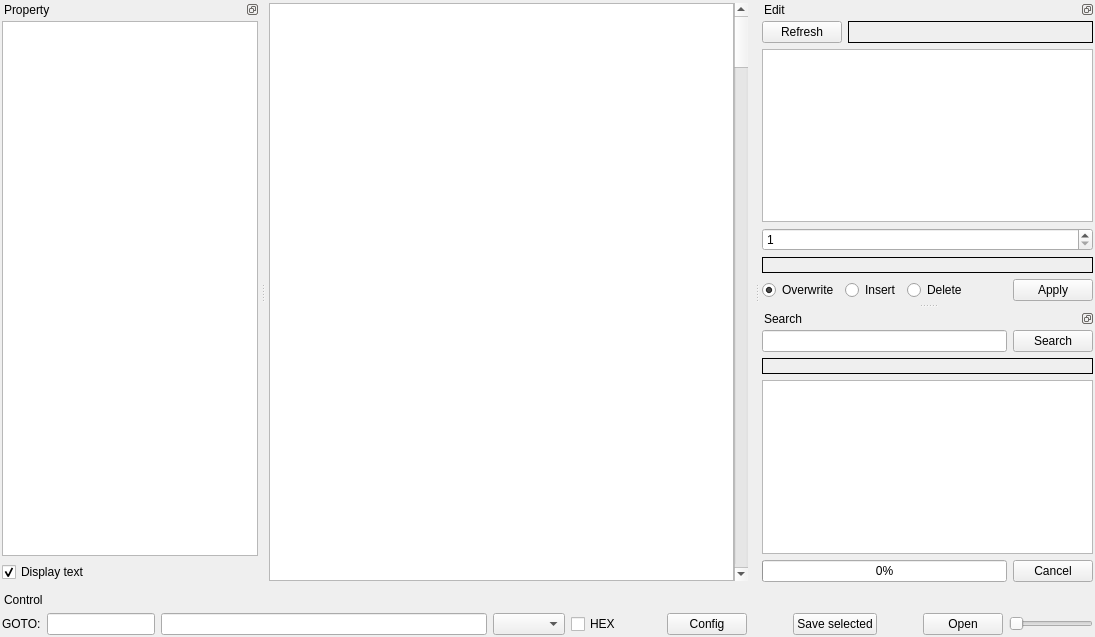
<?xml version="1.0" encoding="UTF-8"?>
<ui version="4.0">
 <class>MainWindow</class>
 <widget class="QMainWindow" name="MainWindow">
  <property name="geometry">
   <rect>
    <x>0</x>
    <y>0</y>
    <width>1095</width>
    <height>637</height>
   </rect>
  </property>
  <property name="windowTitle">
   <string>HexEditor</string>
  </property>
  <widget class="QWidget" name="centralWidget">
   <property name="sizePolicy">
    <sizepolicy hsizetype="Expanding" vsizetype="Expanding">
     <horstretch>0</horstretch>
     <verstretch>0</verstretch>
    </sizepolicy>
   </property>
   <layout class="QHBoxLayout" name="horizontalLayout_6">
    <property name="spacing">
     <number>0</number>
    </property>
    <property name="leftMargin">
     <number>3</number>
    </property>
    <property name="topMargin">
     <number>3</number>
    </property>
    <property name="rightMargin">
     <number>6</number>
    </property>
    <property name="bottomMargin">
     <number>3</number>
    </property>
    <item>
     <widget class="CHexViewCustom" name="hexView">
      <property name="contextMenuPolicy">
       <enum>Qt::NoContextMenu</enum>
      </property>
      <property name="verticalScrollBarPolicy">
       <enum>Qt::ScrollBarAlwaysOff</enum>
      </property>
      <property name="sizeAdjustPolicy">
       <enum>QAbstractScrollArea::AdjustIgnored</enum>
      </property>
      <property name="editTriggers">
       <set>QAbstractItemView::NoEditTriggers</set>
      </property>
      <property name="dragDropOverwriteMode">
       <bool>false</bool>
      </property>
      <property name="alternatingRowColors">
       <bool>true</bool>
      </property>
      <property name="selectionMode">
       <enum>QAbstractItemView::ContiguousSelection</enum>
      </property>
      <property name="wordWrap">
       <bool>false</bool>
      </property>
      <property name="cornerButtonEnabled">
       <bool>false</bool>
      </property>
     </widget>
    </item>
    <item>
     <widget class="QScrollBar" name="verticalScrollBarHexView">
      <property name="orientation">
       <enum>Qt::Vertical</enum>
      </property>
     </widget>
    </item>
   </layout>
  </widget>
  <widget class="QDockWidget" name="dockWidget_page_edit">
   <property name="features">
    <set>QDockWidget::DockWidgetFloatable|QDockWidget::DockWidgetMovable</set>
   </property>
   <property name="allowedAreas">
    <set>Qt::LeftDockWidgetArea|Qt::RightDockWidgetArea|Qt::TopDockWidgetArea</set>
   </property>
   <property name="windowTitle">
    <string>Edit</string>
   </property>
   <attribute name="dockWidgetArea">
    <number>2</number>
   </attribute>
   <widget class="QWidget" name="dockWidgetContents_edit">
    <layout class="QVBoxLayout" name="verticalLayout">
     <property name="leftMargin">
      <number>2</number>
     </property>
     <property name="topMargin">
      <number>2</number>
     </property>
     <property name="rightMargin">
      <number>2</number>
     </property>
     <property name="bottomMargin">
      <number>2</number>
     </property>
     <item>
      <layout class="QHBoxLayout" name="horizontalLayout_2">
       <item>
        <widget class="QPushButton" name="pushButton_update_position">
         <property name="toolTip">
          <string>Refresh</string>
         </property>
         <property name="text">
          <string>Refresh</string>
         </property>
         <property name="icon">
          <iconset resource="hexeditor.qrc">
           <normaloff>:/data/synchronize.png</normaloff>:/data/synchronize.png</iconset>
         </property>
        </widget>
       </item>
       <item>
        <widget class="QLabel" name="label_operationInfo">
         <property name="sizePolicy">
          <sizepolicy hsizetype="MinimumExpanding" vsizetype="Preferred">
           <horstretch>0</horstretch>
           <verstretch>0</verstretch>
          </sizepolicy>
         </property>
         <property name="frameShape">
          <enum>QFrame::Box</enum>
         </property>
         <property name="text">
          <string/>
         </property>
         <property name="textFormat">
          <enum>Qt::PlainText</enum>
         </property>
         <property name="wordWrap">
          <bool>true</bool>
         </property>
         <property name="textInteractionFlags">
          <set>Qt::TextSelectableByKeyboard|Qt::TextSelectableByMouse</set>
         </property>
        </widget>
       </item>
      </layout>
     </item>
     <item>
      <widget class="QPlainTextEdit" name="textDataEditor"/>
     </item>
     <item>
      <widget class="QSpinBox" name="spinBox_bytesCountToDelete">
       <property name="minimum">
        <number>1</number>
       </property>
       <property name="maximum">
        <number>10000</number>
       </property>
      </widget>
     </item>
     <item>
      <widget class="QLabel" name="label_edit_info">
       <property name="frameShape">
        <enum>QFrame::Box</enum>
       </property>
       <property name="text">
        <string/>
       </property>
       <property name="textFormat">
        <enum>Qt::PlainText</enum>
       </property>
       <property name="wordWrap">
        <bool>true</bool>
       </property>
       <property name="textInteractionFlags">
        <set>Qt::TextSelectableByKeyboard|Qt::TextSelectableByMouse</set>
       </property>
      </widget>
     </item>
     <item>
      <layout class="QHBoxLayout" name="horizontalLayout_3">
       <item>
        <widget class="QRadioButton" name="radioButton_overwrite">
         <property name="text">
          <string>Overwrite</string>
         </property>
         <property name="checked">
          <bool>true</bool>
         </property>
         <attribute name="buttonGroup">
          <string notr="true">buttonGroup_EditOverwrite</string>
         </attribute>
        </widget>
       </item>
       <item>
        <widget class="QRadioButton" name="radioButton_insert">
         <property name="text">
          <string>Insert</string>
         </property>
         <property name="checked">
          <bool>false</bool>
         </property>
         <attribute name="buttonGroup">
          <string notr="true">buttonGroup_EditOverwrite</string>
         </attribute>
        </widget>
       </item>
       <item>
        <widget class="QRadioButton" name="radioButton_delete">
         <property name="text">
          <string>Delete</string>
         </property>
         <property name="checked">
          <bool>false</bool>
         </property>
         <attribute name="buttonGroup">
          <string notr="true">buttonGroup_EditOverwrite</string>
         </attribute>
        </widget>
       </item>
       <item>
        <spacer name="horizontalSpacer_4">
         <property name="orientation">
          <enum>Qt::Horizontal</enum>
         </property>
         <property name="sizeType">
          <enum>QSizePolicy::Expanding</enum>
         </property>
         <property name="sizeHint" stdset="0">
          <size>
           <width>40</width>
           <height>20</height>
          </size>
         </property>
        </spacer>
       </item>
       <item>
        <widget class="QPushButton" name="pushButton_apply">
         <property name="sizePolicy">
          <sizepolicy hsizetype="Fixed" vsizetype="Fixed">
           <horstretch>0</horstretch>
           <verstretch>0</verstretch>
          </sizepolicy>
         </property>
         <property name="text">
          <string>Apply</string>
         </property>
        </widget>
       </item>
      </layout>
     </item>
    </layout>
   </widget>
  </widget>
  <widget class="QDockWidget" name="dockWidget_search">
   <property name="features">
    <set>QDockWidget::DockWidgetFloatable|QDockWidget::DockWidgetMovable</set>
   </property>
   <property name="allowedAreas">
    <set>Qt::LeftDockWidgetArea|Qt::RightDockWidgetArea|Qt::TopDockWidgetArea</set>
   </property>
   <property name="windowTitle">
    <string>Search</string>
   </property>
   <attribute name="dockWidgetArea">
    <number>2</number>
   </attribute>
   <widget class="QWidget" name="dockWidgetContents_3">
    <layout class="QVBoxLayout" name="verticalLayout_2">
     <property name="leftMargin">
      <number>2</number>
     </property>
     <property name="topMargin">
      <number>2</number>
     </property>
     <property name="rightMargin">
      <number>2</number>
     </property>
     <property name="bottomMargin">
      <number>2</number>
     </property>
     <item>
      <layout class="QHBoxLayout" name="horizontalLayout_4">
       <item>
        <widget class="QLineEdit" name="lineEdit_searchtext">
         <property name="inputMask">
          <string notr="true"/>
         </property>
         <property name="maxLength">
          <number>64</number>
         </property>
         <property name="placeholderText">
          <string notr="true"/>
         </property>
         <property name="clearButtonEnabled">
          <bool>true</bool>
         </property>
        </widget>
       </item>
       <item>
        <widget class="QPushButton" name="pushButton_search">
         <property name="text">
          <string>Search</string>
         </property>
        </widget>
       </item>
      </layout>
     </item>
     <item>
      <widget class="QLabel" name="label_search_info">
       <property name="frameShape">
        <enum>QFrame::Box</enum>
       </property>
       <property name="text">
        <string/>
       </property>
       <property name="textFormat">
        <enum>Qt::PlainText</enum>
       </property>
       <property name="wordWrap">
        <bool>true</bool>
       </property>
       <property name="textInteractionFlags">
        <set>Qt::TextSelectableByKeyboard|Qt::TextSelectableByMouse</set>
       </property>
      </widget>
     </item>
     <item>
      <widget class="QTreeView" name="treeView_searchResult">
       <property name="editTriggers">
        <set>QAbstractItemView::NoEditTriggers</set>
       </property>
       <property name="showDropIndicator" stdset="0">
        <bool>false</bool>
       </property>
      </widget>
     </item>
     <item>
      <layout class="QHBoxLayout" name="horizontalLayout_5">
       <item>
        <widget class="QProgressBar" name="progressBar_search">
         <property name="value">
          <number>0</number>
         </property>
        </widget>
       </item>
       <item>
        <widget class="QPushButton" name="pushButton_abortSearch">
         <property name="text">
          <string>Cancel</string>
         </property>
        </widget>
       </item>
      </layout>
     </item>
    </layout>
   </widget>
  </widget>
  <widget class="QDockWidget" name="dockWidget_propertyView">
   <property name="features">
    <set>QDockWidget::DockWidgetFloatable|QDockWidget::DockWidgetMovable</set>
   </property>
   <property name="allowedAreas">
    <set>Qt::LeftDockWidgetArea|Qt::RightDockWidgetArea|Qt::TopDockWidgetArea</set>
   </property>
   <property name="windowTitle">
    <string>Property</string>
   </property>
   <attribute name="dockWidgetArea">
    <number>1</number>
   </attribute>
   <widget class="QWidget" name="dockWidgetContents">
    <layout class="QVBoxLayout" name="verticalLayout_4">
     <property name="leftMargin">
      <number>2</number>
     </property>
     <property name="topMargin">
      <number>2</number>
     </property>
     <property name="rightMargin">
      <number>2</number>
     </property>
     <property name="bottomMargin">
      <number>2</number>
     </property>
     <item>
      <widget class="QTreeView" name="propertyView">
       <property name="sizePolicy">
        <sizepolicy hsizetype="Expanding" vsizetype="Expanding">
         <horstretch>0</horstretch>
         <verstretch>0</verstretch>
        </sizepolicy>
       </property>
       <property name="editTriggers">
        <set>QAbstractItemView::AllEditTriggers</set>
       </property>
       <property name="showDropIndicator" stdset="0">
        <bool>false</bool>
       </property>
      </widget>
     </item>
     <item>
      <widget class="QCheckBox" name="checkBox_displayDecodedText">
       <property name="text">
        <string>Display text</string>
       </property>
       <property name="checked">
        <bool>true</bool>
       </property>
      </widget>
     </item>
    </layout>
   </widget>
  </widget>
  <widget class="QDockWidget" name="dockWidget_control">
   <property name="sizePolicy">
    <sizepolicy hsizetype="Preferred" vsizetype="Fixed">
     <horstretch>0</horstretch>
     <verstretch>0</verstretch>
    </sizepolicy>
   </property>
   <property name="features">
    <set>QDockWidget::NoDockWidgetFeatures</set>
   </property>
   <property name="allowedAreas">
    <set>Qt::NoDockWidgetArea</set>
   </property>
   <property name="windowTitle">
    <string>Control</string>
   </property>
   <attribute name="dockWidgetArea">
    <number>8</number>
   </attribute>
   <widget class="QWidget" name="dockWidgetContents_control">
    <property name="sizePolicy">
     <sizepolicy hsizetype="Preferred" vsizetype="Fixed">
      <horstretch>0</horstretch>
      <verstretch>0</verstretch>
     </sizepolicy>
    </property>
    <layout class="QHBoxLayout" name="horizontalLayout">
     <property name="spacing">
      <number>6</number>
     </property>
     <property name="leftMargin">
      <number>2</number>
     </property>
     <property name="topMargin">
      <number>4</number>
     </property>
     <property name="rightMargin">
      <number>2</number>
     </property>
     <property name="bottomMargin">
      <number>2</number>
     </property>
     <item>
      <widget class="QLabel" name="label">
       <property name="sizePolicy">
        <sizepolicy hsizetype="Preferred" vsizetype="Fixed">
         <horstretch>0</horstretch>
         <verstretch>0</verstretch>
        </sizepolicy>
       </property>
       <property name="text">
        <string>GOTO:</string>
       </property>
      </widget>
     </item>
     <item>
      <widget class="QLineEdit" name="lineEdit_goto">
       <property name="sizePolicy">
        <sizepolicy hsizetype="Minimum" vsizetype="Fixed">
         <horstretch>0</horstretch>
         <verstretch>0</verstretch>
        </sizepolicy>
       </property>
       <property name="minimumSize">
        <size>
         <width>86</width>
         <height>0</height>
        </size>
       </property>
       <property name="inputMask">
        <string notr="true"/>
       </property>
       <property name="maxLength">
        <number>32</number>
       </property>
       <property name="placeholderText">
        <string notr="true"/>
       </property>
      </widget>
     </item>
     <item>
      <widget class="QLineEdit" name="lineEdit_info">
       <property name="sizePolicy">
        <sizepolicy hsizetype="MinimumExpanding" vsizetype="Fixed">
         <horstretch>0</horstretch>
         <verstretch>0</verstretch>
        </sizepolicy>
       </property>
       <property name="readOnly">
        <bool>true</bool>
       </property>
      </widget>
     </item>
     <item>
      <widget class="QComboBox" name="comboBox_textcodec">
       <property name="toolTip">
        <string>set &quot;text encoding&quot; for &quot;EDIT&quot; and &quot;SEARCH&quot;</string>
       </property>
      </widget>
     </item>
     <item>
      <widget class="QCheckBox" name="checkBox_hexCoded">
       <property name="toolTip">
        <string>set &quot;TEXT&quot; or &quot;HEX&quot; mode for &quot;EDIT&quot; and &quot;SEARCH&quot;</string>
       </property>
       <property name="text">
        <string>HEX</string>
       </property>
      </widget>
     </item>
     <item>
      <spacer name="horizontalSpacer_5">
       <property name="orientation">
        <enum>Qt::Horizontal</enum>
       </property>
       <property name="sizeType">
        <enum>QSizePolicy::Fixed</enum>
       </property>
       <property name="sizeHint" stdset="0">
        <size>
         <width>40</width>
         <height>20</height>
        </size>
       </property>
      </spacer>
     </item>
     <item>
      <widget class="QPushButton" name="pushButton_config">
       <property name="sizePolicy">
        <sizepolicy hsizetype="Fixed" vsizetype="Fixed">
         <horstretch>0</horstretch>
         <verstretch>0</verstretch>
        </sizepolicy>
       </property>
       <property name="text">
        <string>Config</string>
       </property>
      </widget>
     </item>
     <item>
      <spacer name="horizontalSpacer_2">
       <property name="orientation">
        <enum>Qt::Horizontal</enum>
       </property>
       <property name="sizeType">
        <enum>QSizePolicy::Fixed</enum>
       </property>
       <property name="sizeHint" stdset="0">
        <size>
         <width>40</width>
         <height>20</height>
        </size>
       </property>
      </spacer>
     </item>
     <item>
      <widget class="QPushButton" name="pushButton_SaveSelected">
       <property name="sizePolicy">
        <sizepolicy hsizetype="Fixed" vsizetype="Fixed">
         <horstretch>0</horstretch>
         <verstretch>0</verstretch>
        </sizepolicy>
       </property>
       <property name="toolTip">
        <string/>
       </property>
       <property name="text">
        <string>Save selected</string>
       </property>
      </widget>
     </item>
     <item>
      <spacer name="horizontalSpacer">
       <property name="orientation">
        <enum>Qt::Horizontal</enum>
       </property>
       <property name="sizeType">
        <enum>QSizePolicy::Fixed</enum>
       </property>
       <property name="sizeHint" stdset="0">
        <size>
         <width>40</width>
         <height>20</height>
        </size>
       </property>
      </spacer>
     </item>
     <item>
      <widget class="QPushButton" name="pushButtonOpen">
       <property name="sizePolicy">
        <sizepolicy hsizetype="Fixed" vsizetype="Fixed">
         <horstretch>0</horstretch>
         <verstretch>0</verstretch>
        </sizepolicy>
       </property>
       <property name="text">
        <string>Open</string>
       </property>
      </widget>
     </item>
     <item>
      <widget class="QSlider" name="horizontalSlider_Zoom">
       <property name="sizePolicy">
        <sizepolicy hsizetype="Fixed" vsizetype="Fixed">
         <horstretch>0</horstretch>
         <verstretch>0</verstretch>
        </sizepolicy>
       </property>
       <property name="orientation">
        <enum>Qt::Horizontal</enum>
       </property>
      </widget>
     </item>
    </layout>
   </widget>
  </widget>
 </widget>
 <layoutdefault spacing="6" margin="11"/>
 <customwidgets>
  <customwidget>
   <class>CHexViewCustom</class>
   <extends>QTableView</extends>
   <header>chexviewcustom.h</header>
  </customwidget>
 </customwidgets>
 <tabstops>
  <tabstop>propertyView</tabstop>
  <tabstop>checkBox_displayDecodedText</tabstop>
  <tabstop>hexView</tabstop>
  <tabstop>pushButton_update_position</tabstop>
  <tabstop>textDataEditor</tabstop>
  <tabstop>spinBox_bytesCountToDelete</tabstop>
  <tabstop>radioButton_overwrite</tabstop>
  <tabstop>radioButton_insert</tabstop>
  <tabstop>radioButton_delete</tabstop>
  <tabstop>pushButton_apply</tabstop>
  <tabstop>lineEdit_searchtext</tabstop>
  <tabstop>pushButton_search</tabstop>
  <tabstop>treeView_searchResult</tabstop>
  <tabstop>pushButton_abortSearch</tabstop>
  <tabstop>lineEdit_goto</tabstop>
  <tabstop>lineEdit_info</tabstop>
  <tabstop>comboBox_textcodec</tabstop>
  <tabstop>checkBox_hexCoded</tabstop>
  <tabstop>pushButton_config</tabstop>
  <tabstop>pushButton_SaveSelected</tabstop>
  <tabstop>pushButtonOpen</tabstop>
  <tabstop>horizontalSlider_Zoom</tabstop>
 </tabstops>
 <resources>
  <include location="hexeditor.qrc"/>
 </resources>
 <connections/>
 <buttongroups>
  <buttongroup name="buttonGroup_EditOverwrite"/>
 </buttongroups>
</ui>
